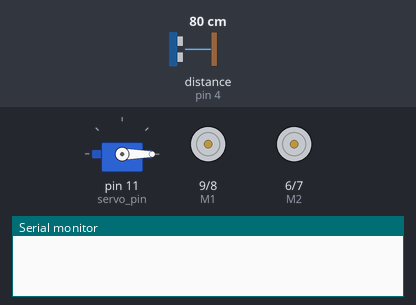
A sketch run on a simulated Arduino Uno, built with avr-gcc and run on an emulated ATmega328P. Shown: servo, direction and speed pins drawn as motors (green arrow = direction pin HIGH = forward, orange = LOW = backward, longer = more drive), the last lines printed to the serial monitor. Wiring (inferred from the names in the program): ultrasonic range finder: trigger pin 2; echo pin 4. The test bench sets the inputs (shaded band); at power-on: distance to the obstacle (sensor on pin 4) 80 cm. The echo pulse lasts 58.3 µs per cm.

Above: at 0.25 s.
At 1.0 s:
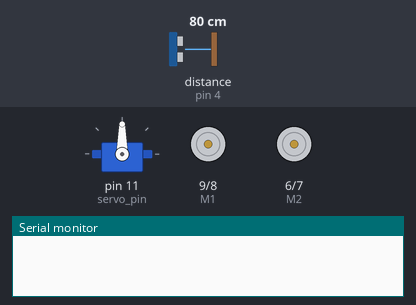
At 1.9 s:
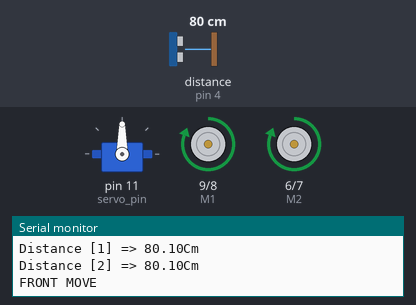
At 3.6 s:
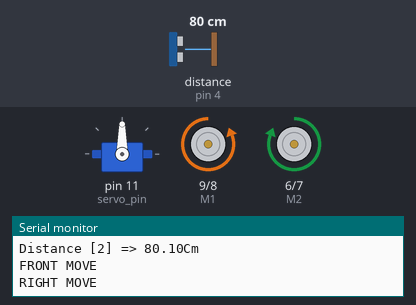
At 5.3 s:
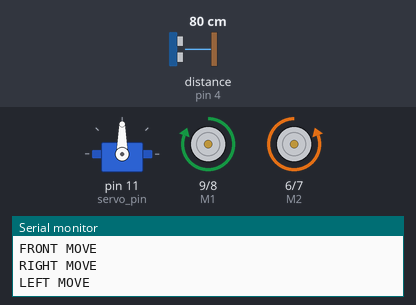
At 7.0 s:
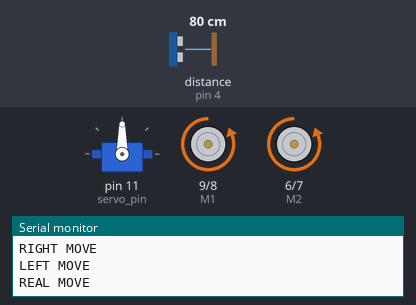
Timing chart, 0 to 9.1 s (numbered marks = the images above):
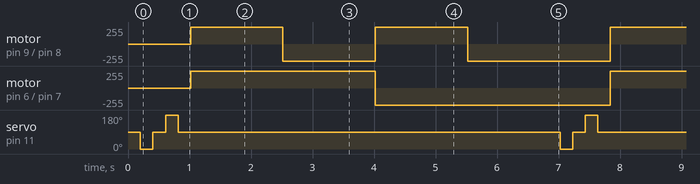

Measured:
- by itself, motor on pin 6 (M2) / pin 7 (E2): alternates forward 255/255 for 3.0 s and backward 255/255 for 3.8 s
- by itself, servo on pin 11 (servo_pin): repeats every 6.8 s: 90° 0.21 s, 180° 0.21 s, 90° 6.2 s, 0° 0.21 s
- by itself, motor on pin 9 (M1) / pin 8 (E1): repeats every 6.8 s: backward 255/255 1.5 s, forward 255/255 1.5 s, backward 255/255 2.3 s, forward 255/255 1.5 s

The sketch:

TankSample03.ino
```cpp
#include <Servo.h>
Servo servo;

// # Editor     : Lauren from DFRobot
// # Date       : 17.02.2012

// # Product name: L298N motor driver module DF-MD v1.3
// # Product SKU : DRI0002
// # Version     : 1.0

// # Description:
// # The sketch for using the motor driver L298N
// # Run with the PWM mode

// # Connection:
// #        M1 pin  -> Digital pin 6
// #        E1 pin  -> Digital pin 7
// #        M2 pin  -> Digital pin 8
// #        E2 pin  -> Digital pin 9
// #        Motor Power Supply -> Centor blue screw connector(5.08mm 3p connector)
// #        Motor A  ->  Screw terminal close to E1 driver pin
// #        Motor B  ->  Screw terminal close to E2 driver pin
// #
// # Note: You should connect the GND pin from the DF-MD v1.3 to your MCU controller. They should share the GND pins.
// #

/* ------------------------- */
/* HC-SR04 음파 거리측정기용 */
/* ------------------------- */
const int trigPin    = 2;                      // Trig 핀 할당
const int echoPin    = 4;                      // Echo 핀 할당
double  Distance[3]  = {0.0, 0.0, 0.0};        // 거리

/* ------------------------- */
  /* 서브모터 조작제여용       */
/* ------------------------- */
int servo_pin = 11;
int min_value = 800;                           // 펄프폭 최소값   0 도
int max_value = 2300;                          // 펄스폭 최대값 180 도
int servo_value;

/* ----------------------------- */
/* DC모터DRI2000 드라이버 제어용 */
/* ----------------------------- */
int E1 = 8, E2  = 7;
int M1 = 9, M2  = 6;
int mod;

const int FRONT = 0;
const int REAL  = 1;
const int RIGHT = 2;
const int LEFT  = 3;

void setup()
{
    // 시리얼포트 연결
    Serial.begin(115200);                      // 시리얼 초기화

    // 서보모터 최기화
    servo.attach(servo_pin, min_value, max_value);
    servo.write(90);                           // 서보모터 중심으로이동
    delay(200);
    servo.detach();

    // 거리센서 초기화
    pinMode(trigPin, OUTPUT);                  // Trig 핀 output으로 세팅
    pinMode(echoPin, INPUT);                   // Echo 핀 input으로 세팅

    // 모터 드라이버 제어용 초기화
    pinMode(M1, OUTPUT);
    pinMode(M2, OUTPUT);
}

void loop()
{
    double dist  = 0.0;
    int spd = 255;

    sorvo_Control(Distance);

    for (int idx = 0; idx <= 2; idx++)
    {
        Serial.print("Distance [");
        Serial.print(idx);
        Serial.print("] => ");
        Serial.print(Distance[idx]);
        Serial.print("Cm");
        Serial.println();
    }

    //moveControl(mod, spd);
    Serial.print("FRONT MOVE ");
    Serial.println();
    for(int value = 0 ; value < 50; value++)
    {
        mod = FRONT;
        moveControl(mod, spd);
    }

    Serial.print("RIGHT MOVE ");
    Serial.println();
    for(int value = 0 ; value < 50; value++)
    {
        mod = RIGHT;
        moveControl(mod, spd);
    }

    Serial.print("LEFT MOVE ");
    Serial.println();
    for(int value = 0 ; value < 50; value++)
    {
        mod = LEFT;
        moveControl(mod, spd);
    }

    Serial.print("REAL MOVE ");
    Serial.println();
    for(int value = 0 ; value < 50; value++)
    {
        mod = REAL;
        moveControl(mod, spd);
    }
}

/* --------------------------------------------
   서보모터 컨트롤처리
   --------------------------------------------
   서보모터를 각도별로 회전시켜 거리측정을하고
   측정한 거리를 배역에 저장한다.
   --------------------------------------------
   *pDist   :  측정한 거리를 저장할 배열의 포인터
   -------------------------------------------- */
void sorvo_Control(double *pDist)
{
    servo.attach(servo_pin, min_value, max_value);

    for (int idx = 0; idx <= 2; idx++)
    {
        // 거리츨정센서의 방향이동
        servo.write(idx*90);
        // 각 방향의 거리를 측정하여 배엘에 저장
        *(pDist + idx) = Distance_Cal();
        delay(100);
    }

    // 서보모터 실행(정면)
    servo.write(90);
    delay(200);

    servo.detach();

}

/* --------------------------------------------
   음파가 반사된 시간을 거리로 환산
   --------------------------------------------
   음파의 속도는 340m/s 이므로 1cm를 이동하는데 약 29us.
   따라서, 음파의 이동거리 = 왕복시간 / 1cm 이동 시간 / 2 이다.
   distance = (duration / 2.9) / 2;           // 밀리미터로 환산
   distance = duration / 74 / 2;              // 인치로 환산
   -------------------------------------------- */
double Distance_Cal()
{
    delay(100);
    double duration, distance;                 // 기본 변수 선언

    //Trig 핀으로 10us의 pulse 발생
    digitalWrite(trigPin, LOW);                // Trig 핀 Low
    delayMicroseconds(2);                      // 2us 유지
    digitalWrite(trigPin, HIGH);               // Trig 핀 High
    delayMicroseconds(10);                     // 10us 유지
    digitalWrite(trigPin, LOW);                // Trig 핀 Low

    /*Echo 핀으로 들어오는 펄스의 시간 측정    */
    duration = pulseIn(echoPin, HIGH);         // pulseIn함수가 호출되고 펄스가 입력될 때까지의 시간. us단위로 값을 리턴.
    distance = duration / 29 / 2;              // 센치미터로 환산

    return distance;
}

/* --------------------------------------------
   모터동작 제어처리
       전후좌우 이동을 제어한다.
   --------------------------------------------
   입력치      ： 동작모드、속도
   리턴치      ： 없음
   -------------------------------------------- */
void moveControl(int moveMode, int speed)
{

    // 距離測定による、モータコントロール
    switch (moveMode)
    {
        case FRONT:
             digitalWrite(M1,HIGH);
             digitalWrite(M2,HIGH);
             break;
        case REAL:
             digitalWrite(M1,LOW);
             digitalWrite(M2,LOW);
             break;
        case RIGHT:
             digitalWrite(M1,LOW);
             digitalWrite(M2,HIGH);
             break;
        case LEFT:
             digitalWrite(M1,HIGH);
             digitalWrite(M2,LOW);
             break;
        default:
             break;
    }
    analogWrite(E1, speed);   // PWM Speed Control
    analogWrite(E2, speed);   // PWM Speed Control
    delay(30);

}
```
